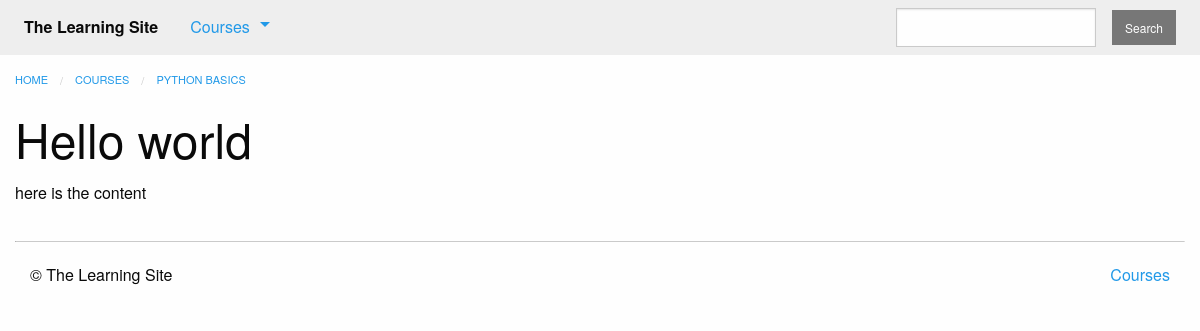
Page /courses/1/t1/ on the committed database.
### courses/models.py (models this page shows, shortened)
class Step(models.Model):
    title = models.CharField(max_length=255)
    description = models.TextField()
    order = models.IntegerField(default=0)
    course = models.ForeignKey(Course)
    class Meta:
        abstract = True
        ordering = ['order',]

class Text(Step):
    content = models.TextField(blank=True, default='')

class Course(models.Model):
    created_at = models.DateTimeField(auto_now_add=True)
    title = models.CharField(max_length=255)
    description = models.TextField()
    is_live = models.BooleanField(default=False)
    status = models.CharField(max_length=1, choices=STATUS_CHOICES, default='i')

### courses/views.py (the view)
# urls.py: url(r'(?P<course_pk>\d+)/t(?P<step_pk>\d+)/$', views.text_detail,
def text_detail(request, course_pk, step_pk):
    step = get_object_or_404(models.Text,
                             course_id=course_pk,
                             pk=step_pk,
                             course__status='p')
    return render(request, 'courses/text_detail.html', {'step': step})

### courses/templatetags/course_extras.py (called while the page is built)
@register.inclusion_tag('courses/course_nav.html')
def nav_courses_list():
    courses = Course.objects.filter(
        status='p'
    ).order_by(
        '-created_at'
    ).values(
        'id', 'title'
    )[:5]
    return {'courses': courses}

@register.filter('markdown_to_html')
def markdown_to_html(markdown_text):
    html_body = markdown2.markdown(markdown_text)
    return mark_safe(html_body)

### courses/templates/courses/text_detail.html (shortened to what this page needs)
{% extends "courses/layout.html" %}
{% load course_extras %}
{% block breadcrumbs %}
    <li><a href="{% url 'courses:detail' pk=step.course.pk %}">{{ step.course.title }}</a></li>
{% endblock %}
{% block content %}
    <div class="row columns">
        <article>
            {{ block.super }}
            <h1>{{ step.title }}</h1>
            {{ step.content|markdown_to_html }}
        </article>
    </div>
{% endblock %}

### rows in the picture
Text: course "PYTHON BASICS", title "Hello world", content "here is the content"
